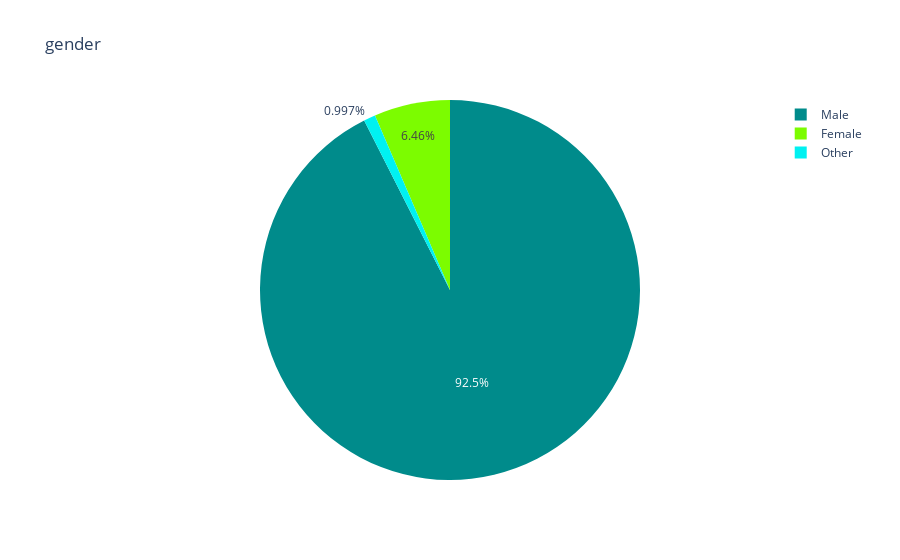

The notebook cell this image was saved under:
### Code cell
pie_chart(hr_train,'gender')

### Figure 1 — Plotly figure (JSON) as saved in the notebook; plotly's stock layout.template omitted (floating-point values rounded to 4 significant figures)
{"data": [{"domain": {"x": [0, 1], "y": [0, 1]}, "hovertemplate": "label=%{label}<br>value=%{value}<extra></extra>", "labels": ["Male", "Female", "Other"], "legendgroup": "", "name": "", "showlegend": true, "type": "pie", "values": [17728, 1238, 191]}], "layout": {"legend": {"tracegroupgap": 0}, "piecolorway": ["darkcyan", "lawngreen"], "title": {"text": "gender"}}}
